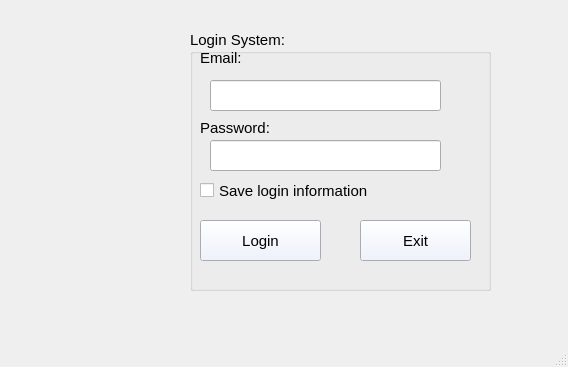
<?xml version="1.0" encoding="UTF-8"?>
<ui version="4.0">
 <class>MainWindow</class>
 <widget class="QMainWindow" name="MainWindow">
  <property name="geometry">
   <rect>
    <x>0</x>
    <y>0</y>
    <width>568</width>
    <height>367</height>
   </rect>
  </property>
  <property name="windowTitle">
   <string>MainWindow</string>
  </property>
  <widget class="QWidget" name="centralwidget">
   <widget class="QGroupBox" name="groupBox">
    <property name="geometry">
     <rect>
      <x>190</x>
      <y>30</y>
      <width>301</width>
      <height>261</height>
     </rect>
    </property>
    <property name="font">
     <font>
      <pointsize>11</pointsize>
     </font>
    </property>
    <property name="title">
     <string>Login System:</string>
    </property>
    <widget class="QLabel" name="label">
     <property name="geometry">
      <rect>
       <x>10</x>
       <y>20</y>
       <width>51</width>
       <height>16</height>
      </rect>
     </property>
     <property name="text">
      <string>Email:</string>
     </property>
    </widget>
    <widget class="QLineEdit" name="lineEditEmail">
     <property name="geometry">
      <rect>
       <x>20</x>
       <y>50</y>
       <width>231</width>
       <height>31</height>
      </rect>
     </property>
    </widget>
    <widget class="QLabel" name="label_2">
     <property name="geometry">
      <rect>
       <x>10</x>
       <y>90</y>
       <width>81</width>
       <height>16</height>
      </rect>
     </property>
     <property name="text">
      <string>Password:</string>
     </property>
    </widget>
    <widget class="QLineEdit" name="lineEditPassword">
     <property name="geometry">
      <rect>
       <x>20</x>
       <y>110</y>
       <width>231</width>
       <height>31</height>
      </rect>
     </property>
     <property name="echoMode">
      <enum>QLineEdit::Password</enum>
     </property>
    </widget>
    <widget class="QCheckBox" name="checkBoxSave">
     <property name="geometry">
      <rect>
       <x>10</x>
       <y>150</y>
       <width>181</width>
       <height>21</height>
      </rect>
     </property>
     <property name="text">
      <string>Save login information</string>
     </property>
    </widget>
    <widget class="QPushButton" name="pushButtonLogin">
     <property name="geometry">
      <rect>
       <x>10</x>
       <y>190</y>
       <width>121</width>
       <height>41</height>
      </rect>
     </property>
     <property name="styleSheet">
      <string notr="true">QPushButton {background-color: rgb(235, 240, 255)}</string>
     </property>
     <property name="text">
      <string>Login</string>
     </property>
     <property name="icon">
      <iconset>
       <normaloff>../images/ic_login_button.png</normaloff>../images/ic_login_button.png</iconset>
     </property>
    </widget>
    <widget class="QPushButton" name="pushButtonExit">
     <property name="geometry">
      <rect>
       <x>170</x>
       <y>190</y>
       <width>111</width>
       <height>41</height>
      </rect>
     </property>
     <property name="styleSheet">
      <string notr="true">QPushButton {background-color: rgb(235, 240, 255)}</string>
     </property>
     <property name="text">
      <string>Exit</string>
     </property>
     <property name="icon">
      <iconset>
       <normaloff>../images/ic_exit_button.png</normaloff>../images/ic_exit_button.png</iconset>
     </property>
    </widget>
   </widget>
   <widget class="QLabel" name="label_3">
    <property name="geometry">
     <rect>
      <x>20</x>
      <y>60</y>
      <width>161</width>
      <height>161</height>
     </rect>
    </property>
    <property name="text">
     <string/>
    </property>
    <property name="pixmap">
     <pixmap>../images/ic_login_screen.png</pixmap>
    </property>
    <property name="scaledContents">
     <bool>true</bool>
    </property>
    <property name="alignment">
     <set>Qt::AlignCenter</set>
    </property>
    <property name="wordWrap">
     <bool>false</bool>
    </property>
    <property name="openExternalLinks">
     <bool>false</bool>
    </property>
   </widget>
  </widget>
  <widget class="QMenuBar" name="menubar">
   <property name="geometry">
    <rect>
     <x>0</x>
     <y>0</y>
     <width>568</width>
     <height>18</height>
    </rect>
   </property>
  </widget>
  <widget class="QStatusBar" name="statusbar"/>
 </widget>
 <resources/>
 <connections>
  <connection>
   <sender>pushButtonExit</sender>
   <signal>clicked()</signal>
   <receiver>MainWindow</receiver>
   <slot>close()</slot>
   <hints>
    <hint type="sourcelabel">
     <x>415</x>
     <y>258</y>
    </hint>
    <hint type="destinationlabel">
     <x>276</x>
     <y>183</y>
    </hint>
   </hints>
  </connection>
 </connections>
</ui>
